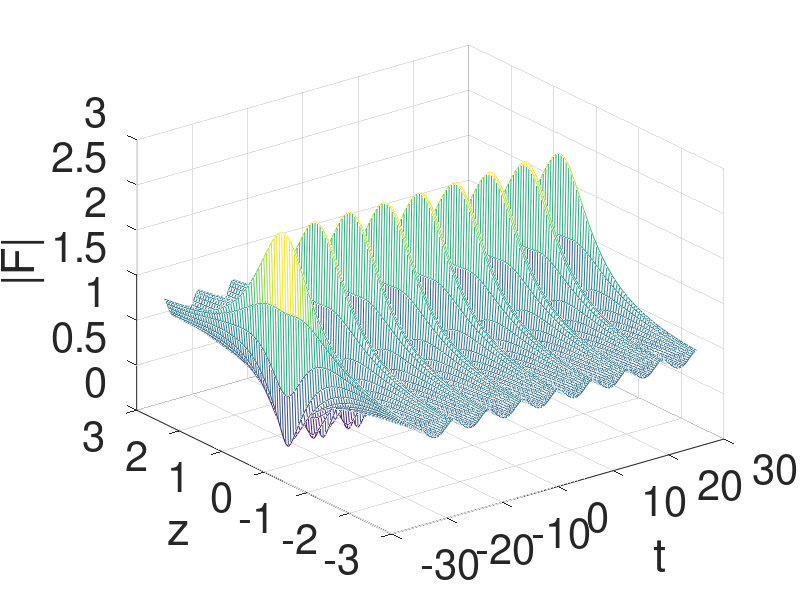
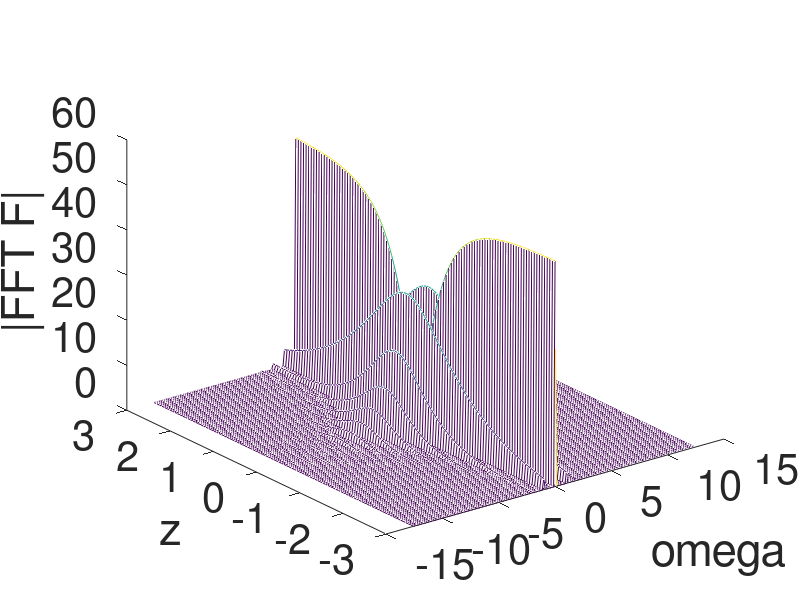

MATLAB code to generate these figures, in order:
%% PROPAGATION METHOD FOR THE SOLUTION OF NLSE
% $i\partial{F(z,t)}{\partial z}-\frac{beta^{\prime\prime}}{2}\frac{\partial^2F(z,t)}{\partial t^2}+\gamma\vert F(z,t)\vert^2F(z,t)$

%% 
%

clc
clear all
close all

%% 
% MATERIAL PROPERTIES
beta2=-1;
gamma=1;

%%
% TEMPORAL COORDINATE
t0=-25;
t1=25;
nt=200;
t=linspace(t0,t1,nt);
deltat=(t1-t0)/(nt-1);

%%
% SPATIAL COORDINATE
z0=-3;
z1=+3;
nz=101;
z=linspace(z0,z1,nz);
deltaz=(z1-z0)/(nz-1);
h=deltaz;

%%
% FREQUENCY COORDINATE
indfreq=-nt/2:1:nt/2-1;
omega=(pi./t1).*indfreq;

%%
% INPUT ENVELOPE
% tau0=1;
% amp=1;
% FIN=amp*exp(-t.^2/(2*tau0^2)); % unchirped gaussian pulse
% c=-1;
% FIN=amp*exp(-(1+1j*c)/2*t.^2/tau0.^2);  % chirped gaussian pulse

% c=-2;
% tau0=1;
% FIN=sech(t/tau0).*exp(-1j*c*t.^2/(2*tau0^2)); % hyperbolic chirped sech pulses

% c=0;
% m=1;
% tau0=1;
% amp=1;
% FIN=amp*exp(-(1+1j*c)/2*(t/tau0).^(2*m));  % chirped super gaussian pulse
% FING=amp*exp(-(1+1j*c)/2*(t/tau0).^(2));  % compare with gaussian

% three unchirped gaussian pulses
% tau0=1;
% amp=1;
% 
% tshift1=-10;
% FIN1 = amp*exp(-(t+tshift1).^2/(2*tau0^2));
% 
% tshift2=0;
% FIN2 = amp*exp(-(t+tshift2).^2/(2*tau0^2));
% 
% tshift3=10;
% FIN3 = amp*exp(-(t+tshift3).^2/(2*tau0^2));
% 
% FIN = FIN1+FIN2+FIN3;

% FIN1 = sech(t)*exp(1j*z0/2); % FUNDAMENTAL SOLITON PULSE
% FIN2 = sech(t-10)*exp(1j*z0/2)*0;  % FUNDAMENTAL SOLITON PULSE
% FIN3 = sech(t+10)*exp(1j*z0/2)*0; %  FUNDAMENTAL SOLITON PULSE
% FIN = FIN1+FIN2+FIN3;

% FIN = (4*(cosh(3*t)+3*exp(4*1j*z0).*cosh(t))./(cosh(4*t)+4*cosh(2*t)+3*cos(4*z0)))*exp(1j*z0/2); % HIGHER ORDER SOLITON PULSE
% sum(abs(FIN) - abs(2*sech(t)))


% FIN = tanh(t)*exp(z0); % DARK SOLITON

% %solitons interaction
% q0=3.5;r=1.1;theta=0;
% FIN = sech(t-q0).*exp(1j*z0/2)+r*sech(r*(t+q0)).*exp(1j*z0/2)*exp(1j*theta);

% %solitons collision
% q0=10;dw=-2;
% FIN = sech(t-q0).*exp(1j*dw*t)+sech(t+q0).*exp(-1j*dw*t);

% % BREATHER
gamma=1; % we can change this parameter
a=(1/2)*(1-(gamma*2)/4);
b=sqrt(8*a*(1-2*a));

N=(1-4*a)*cosh(b*z0)+sqrt(2*a)*cos(gamma*t)+1j*b*sinh(b*z0);
D=sqrt(2*a)*cos(gamma*t)-cosh(b*z0);
AKM=(N./D)*exp(1j*z0);
FIN = AKM;

% % PEREGRINE
% PER = (1-4*(1+2*1j*z0)./(1+4*t.^2+4*z0.^2)).*exp(1j*z0);
% FIN = PER;

% % input modulus (time)
% figure 
% plot(t,abs(FIN))
% xlabel('t')
% ylabel('|F|')
% set(findall(gcf,'type','text'),'FontSize',30)
% set(gca,'FontSize',30)
% grid()

% % input phase (time)
% figure 
% plot(t,unwrap(angle(FIN)))
% xlabel('t')
% ylabel('angle')
% set(findall(gcf,'type','text'),'FontSize',30)
% set(gca,'FontSize',30)
% grid()

FFIN = deltat*fftshift(fft(FIN));
% % FFING = deltat*fftshift(fft(FING));
% % input modulus (frequency)
% figure
% plot(omega,abs(FFIN))
% xlabel('\omega')
% ylabel('|Fourier Transform F|')
% set(findall(gcf,'type','text'),'FontSize',30)
% set(gca,'FontSize',30)
% grid()
% 
% % input phase (frequency)
% figure 
% plot(omega,unwrap(angle(FFIN)))
% xlabel('omega')
% ylabel('angle(Fourier Transform F)')
% set(findall(gcf,'type','text'),'FontSize',30)
% set(gca,'FontSize',30)

%%
%%%%%%%%%%%%%%%%%%%%%%%
% CORE OF THE PROGRAM %
%%%%%%%%%%%%%%%%%%%%%%%

F = zeros(ceil(nt),floor(nz));
FF = zeros(ceil(nt),floor(nz));

F(:,1)=FIN;
FF(:,1)=FFIN;

q = FIN;

for loop_step=2:1:nz
    
    % LINEAR DISPOERSIVE STEP
    qs=deltat*fftshift(fft(q));
    qs_old=qs;
    
    prop=beta2/2*omega.^2;
    fact=1i*prop*h;
    qs=qs_old.*exp(fact); % calculation of the propagation in the frequency domain
    q=(1/deltat)*ifft(ifftshift(qs)); % coming back in the time domain
    
    % NON LINEAR CHI3 EFFECT
    q_old=q;
    q=q_old.*exp(1i*gamma*abs(q_old).^2*h);
    
    % SAVE DATA EVERY nz
    F(:,loop_step) = q;
    FF(:,loop_step) = deltat*fftshift(fft(q));
end

save dati

figure(1)
mesh(t,z,abs(F)')
xlabel('t')
ylabel('z')
zlabel('|F|')
set(findall(gcf,'type','text'),'FontSize',30)
set(gca,'FontSize',30)

% figure(2)
% mesh(t,z,unwrap(angle(F)'))
% xlabel('t')
% ylabel('z')
% zlabel('ange(F)')
% 
% figure
% plot(t,abs(F(:,1)),t,abs(F(:,end)))
% xlabel('t')
% ylabel('|F|')
% legend('IN','OUT')
% set(findall(gcf,'type','text'),'FontSize',30)
% set(gca,'FontSize',30)
% grid()

% figure()
% plot(z,unwrap(angle(F(nt/2,:)))) % follow phase in the peak along z
% xlabel('z')
% ylabel('angle F versus z at t=0')
% legend('phase of soliton')
% set(findall(gcf,'type','text'),'FontSize',30)
% set(gca,'FontSize',30)
% grid()

% 
% figure
% plot(t,unwrap(angle(F(:,1))),t,unwrap(angle(F(:,end))))
% xlabel('t')
% ylabel('angle(F)')
% legend('IN','OUT')
% grid()
% 
% figure
% deomegaIN = -gradient(unwrap(angle(F(:,end))),t);
% deomegaOUT = -gradient(unwrap(angle(F(:,1))),t);
% plot(t,deomegaIN,t,deomegaOUT)
% xlabel('t')
% ylabel('\delta omega')
% legend('IN','OUT')
% grid()

% %
figure(7)
mesh(omega,z,abs(FF)')
xlabel('omega')
ylabel('z')
zlabel('|FFT F|')
set(findall(gcf,'type','text'),'FontSize',30)
set(gca,'FontSize',30)
grid
% 
% % 
% figure(8)
% plot(omega,abs(FF(:,1)),omega,abs(FF(:,end)))
% xlabel('omega')
% ylabel('|Fourier transform F|')
% legend('IN','OUT')
% set(findall(gcf,'type','text'),'FontSize',30)
% set(gca,'FontSize',30)
% grid

